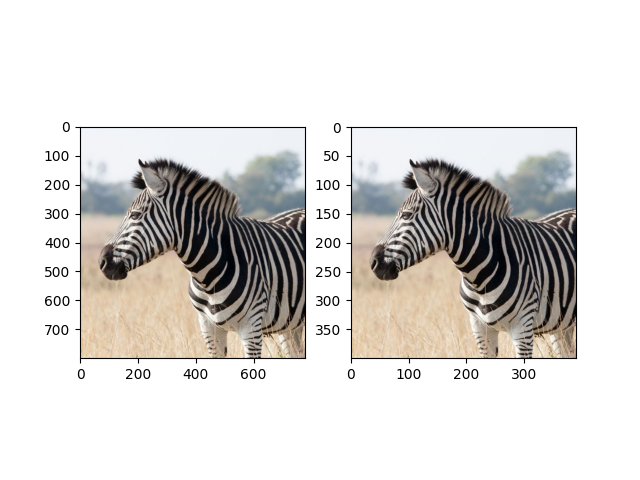

Recreate this plot in Python.
import numpy as np
import imageio as img
import matplotlib.pyplot as plt

def zoomPlus(image, factor):
  height, width = image.shape[:2]
  new_height = int(height / factor)
  new_width = int(width / factor)
  imgZoom = np.zeros((new_height, new_width, 3), dtype=image.dtype)
  
  for y in range(new_height):
    for x in range(new_width):
        
      ori_y = int(y * factor)
      ori_x = int(x * factor)
      
      ori_y = min(ori_y, height - 1)
      ori_x = min(ori_x, width - 1)
      
      imgZoom[y, x] = image[ori_y, ori_x]
  return imgZoom

image = img.imread('zebra.jpg')
skala = 2.0

imgZoom = zoomPlus(image, skala)
img.imwrite("zebra.jpg", imgZoom)
plt.subplot(1, 2, 1)
plt.imshow(image)

plt.subplot(1, 2, 2)
plt.imshow(imgZoom)
plt.show()
